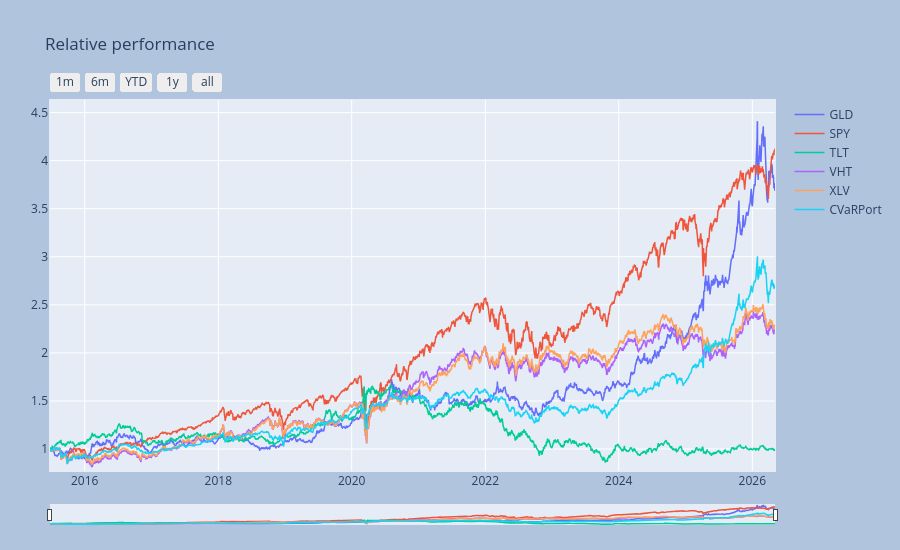

The code cell stored with this chart in its notebook:
### Markdown cell above
### View the portfolio and its components time-series (in a relative bases)

For a full list of available setting parameters see the documentation.

### Code cell
_ = pr1.port_view_all(fancy=True, title="Relative performance")

### Figure 1 — Plotly figure (JSON) as saved in the notebook; plotly's stock layout.template omitted (floating-point values rounded to 4 significant figures; data arrays with more than 128 entries replaced by an {"elided": "..."} marker saying what was removed)
{"data": [{"line": {"width": 1.5}, "name": "GLD", "type": "scatter", "x": {"elided": "2731 str values"}, "y": {"elided": "2731 float values"}}, {"line": {"width": 1.5}, "name": "SPY", "type": "scatter", "x": {"elided": "2731 str values"}, "y": {"elided": "2731 float values"}}, {"line": {"width": 1.5}, "name": "TLT", "type": "scatter", "x": {"elided": "2731 str values"}, "y": {"elided": "2731 float values"}}, {"line": {"width": 1.5}, "name": "VHT", "type": "scatter", "x": {"elided": "2731 str values"}, "y": {"elided": "2731 float values"}}, {"line": {"width": 1.5}, "name": "XLV", "type": "scatter", "x": {"elided": "2731 str values"}, "y": {"elided": "2731 float values"}}, {"line": {"width": 1.5}, "name": "CVaRPort", "type": "scatter", "x": {"elided": "2731 str values"}, "y": {"elided": "2731 float values"}}], "layout": {"autosize": false, "height": 550, "margin": {"b": 25, "l": 50, "pad": 1, "r": 50, "t": 100}, "paper_bgcolor": "LightSteelBlue", "title": {"text": "Relative performance"}, "width": 900, "xaxis": {"autorange": false, "fixedrange": false, "range": ["2015-06-25T00:00:00", "2026-05-05T00:00:00"], "rangeselector": {"buttons": [{"count": 1, "label": "1m", "step": "month", "stepmode": "backward"}, {"count": 6, "label": "6m", "step": "month", "stepmode": "backward"}, {"count": 1, "label": "YTD", "step": "year", "stepmode": "todate"}, {"count": 1, "label": "1y", "step": "year", "stepmode": "backward"}, {"step": "all"}]}, "rangeslider": {"thickness": 0.05, "visible": true}, "title": {}, "type": "date"}, "yaxis": {"autorange": false, "fixedrange": false, "range": [0.7716, 4.631], "title": {}}}}
